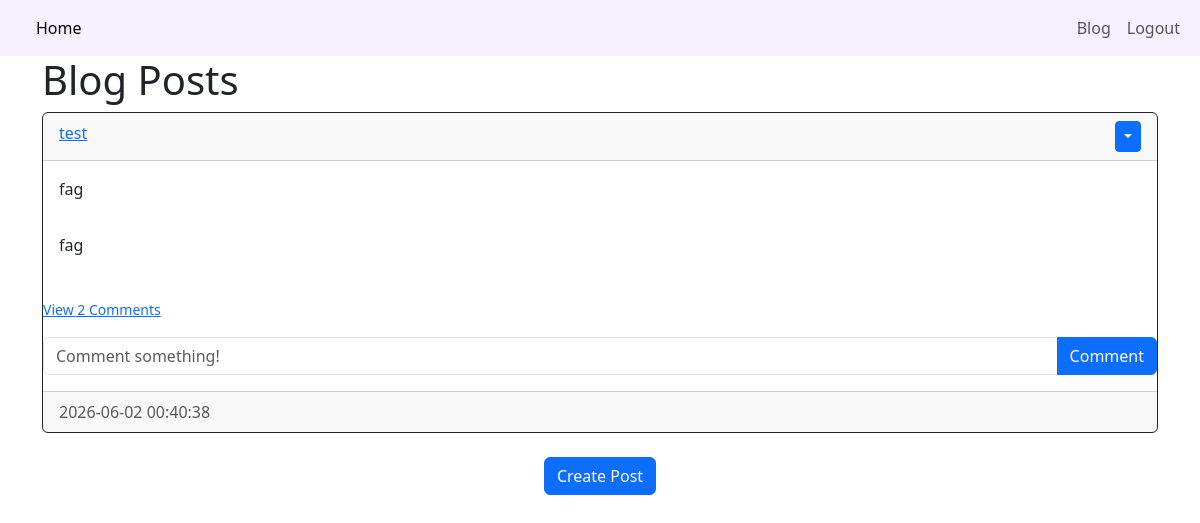
Page /blog (signed in) on the earlier database version.
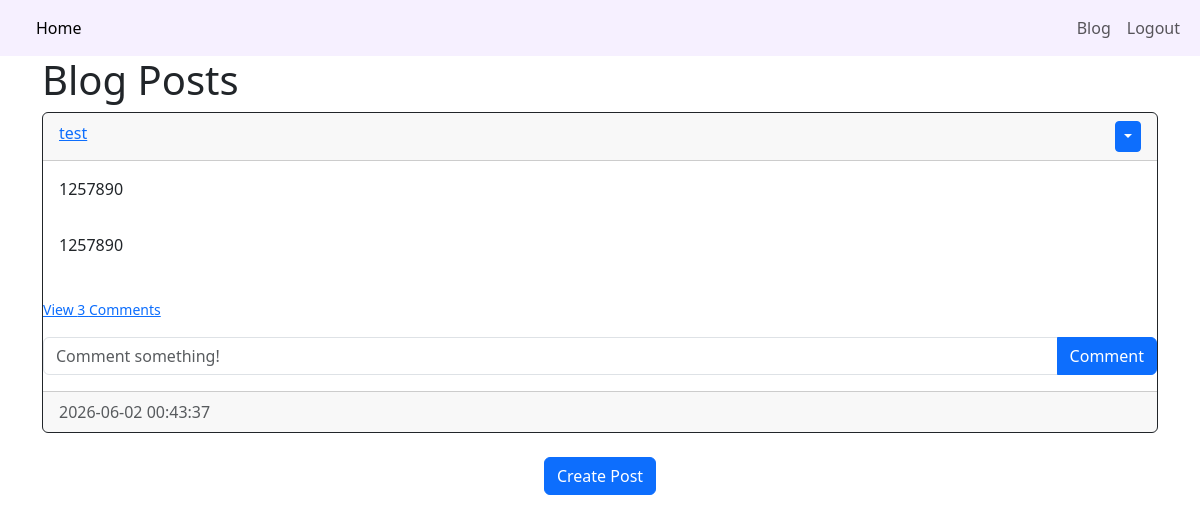
Same page on the later database version.
### website/models.py (models this page shows)
class Post(db.Model):
    id = db.Column(db.Integer, primary_key=True)
    title = db.Column(db.String(150), nullable=False)
    content = db.Column(db.Text, nullable=False)
    date_created = db.Column(db.DateTime(timezone=True), default=func.now())
    author = db.Column(db.Integer, db.ForeignKey('user.id', ondelete='CASCADE'), nullable=False)
    comments = db.relationship('Comment', backref='post', cascade="all, delete-orphan")

class User(db.Model, UserMixin):
    id = db.Column(db.Integer, primary_key=True)
    email =  db.Column(db.String(150), unique=True)
    username = db.Column(db.String(150), unique=True)
    password = db.Column(db.String(150))
    date_created = db.Column(db.DateTime(timezone=True), default=func.now)
    posts = db.relationship('Post', backref='user', passive_deletes=True)
    comments = db.relationship('Comment', backref='user', cascade="all, delete-orphan")

### website/views.py (the view)
@views.route("/blog")
@login_required
def blog():
    posts = Post.query.all()
    return render_template("blog.html", user=current_user, posts=posts)

### website/__init__.py (called while the page is built)
def create_app():
    app = Flask(__name__)
    app.config["SECRET_KEY"] = "n5ks8XA1noJaGNP8hqTq0l29"
    app.config["SQLALCHEMY_DATABASE_URI"] = f"sqlite:///{DB_NAME}"
    db.init_app(app)
    from .views import views
    from .auth import auth
    app.register_blueprint(views, url_prefix="/")
    app.register_blueprint(auth, url_prefix="/")
    from .models import User
    with app.app_context():
        db.create_all()
    login_manager = LoginManager()
    login_manager.login_view = "auth.login"
    login_manager.init_app(app)
    @login_manager.user_loader
    def load_user(id):
        return User.query.get(int(id))
    return app

### website/templates/blog.html
{% extends "posts_div.html" %} {% block title %} Blog {% endblock %}

### website/templates/posts_div.html (shortened to what this page needs)
{% extends "template.html" %} {% block title %} Home {% endblock %}
{% block content %}
<h1>Blog Posts</h1>
<div id="posts">
    {% for post in posts%}
    <div class="card border-dark">
        <div class="card-header d-flex justify-content-between align-items-centre">
            <a href="/posts/{{post.user.username}}">
                {{post.user.username}}
            </a>
            {% if user.id == post.author %}
            <div class="btn-group">
                <button type="button" class="btn btn-sm btn-primary dropdown-toggle" data-bs-toggle="dropdown"></button>
            </div>
            {% endif %}
        </div>
        <div class="card-body">
            <div class="card-text">{{post.title}}</div>
        </div>
        <div class="card-body">
            <div class="card-text">{{post.content}}</div>
        </div>
        <br/>
        <p class="card-text">
            {% if post.comments|length > 0 %}
            <a data-bs-toggle="collapse" href="#comments-{{post.id}}" role="button">
                <small>View {{post.comments|length}} Comments</small>
            </a>
            {% else %}
            <small class="text-muted">No comments</small>
            {% endif %}
        </p>
        <form class="input-group mb-3" method="POST" action="/create-comment/{{post.id}}">
            <input type="text" id="text" name="text" class="form-control" placeholder="Comment something!"/>
            <button type="submit" class="btn btn-primary">Comment</button>
        </form>
        <div class="card-footer text-muted">{{post.date_created}}</div>
    </div>
    <br/>
    {% endfor %}
</div>
{% block footer %}
<div align="center">
    <a href="/create-post">
        <button type="button" class="btn btn-primary btn-large">
            Create Post
        </button>
    </a>
    <br/>
</div>
<br/>
{% endblock %}
{% endblock %}

### website/templates/template.html (shortened to what this page needs)
<!DOCTYPE html>
<html>
    <head>
        <link href="https://cdn.jsdelivr.net/npm/bootstrap@5.3.8/dist/css/bootstrap.min.css" rel="stylesheet">
        <link rel="stylesheet" type="text/css" href="{{ url_for('static', filename='main.css') }}">
    </head>
    <body>
        <nav class="navbar navbar-expand-lg">
            <div class="container-fluid">
                <div class="collapse navbar-collapse" id="navbarNavAltMarkup">
                <div class="navbar-nav">
                    <a class="nav-link active" aria-current="page" href="/home">Home</a>
                </div>
                    {% if user.is_authenticated %}
                    <div class="navbar-nav ms-auto">
                    <a class="nav-link" href="/blog">Blog</a>
                    <a class="nav-link" href="/logout">Logout</a>
                    </div>
                    {% else %}
                    <div class="navbar-nav">
                    <a class="nav-link" href="/login">Login</a>
                    <a class="nav-link" href="/sign-up">Signup</a>
                    </div>
                    {% endif %}
                </div>
                </div>
            </nav>
        <div class="container">{% block content %} {% endblock %}</div>
    </body>
</html>

### website/static/main.css (style rules this page uses)
nav { background-color: rgb(246, 240, 255); }

Differences in the rows shown:
changed Post "test": title "fag" → "1257890"; content "fag" → "1257890"; comments|length "2" → "3"; date_created "2026-06-02 00:40:38" → "2026-06-02 00:43:37"
